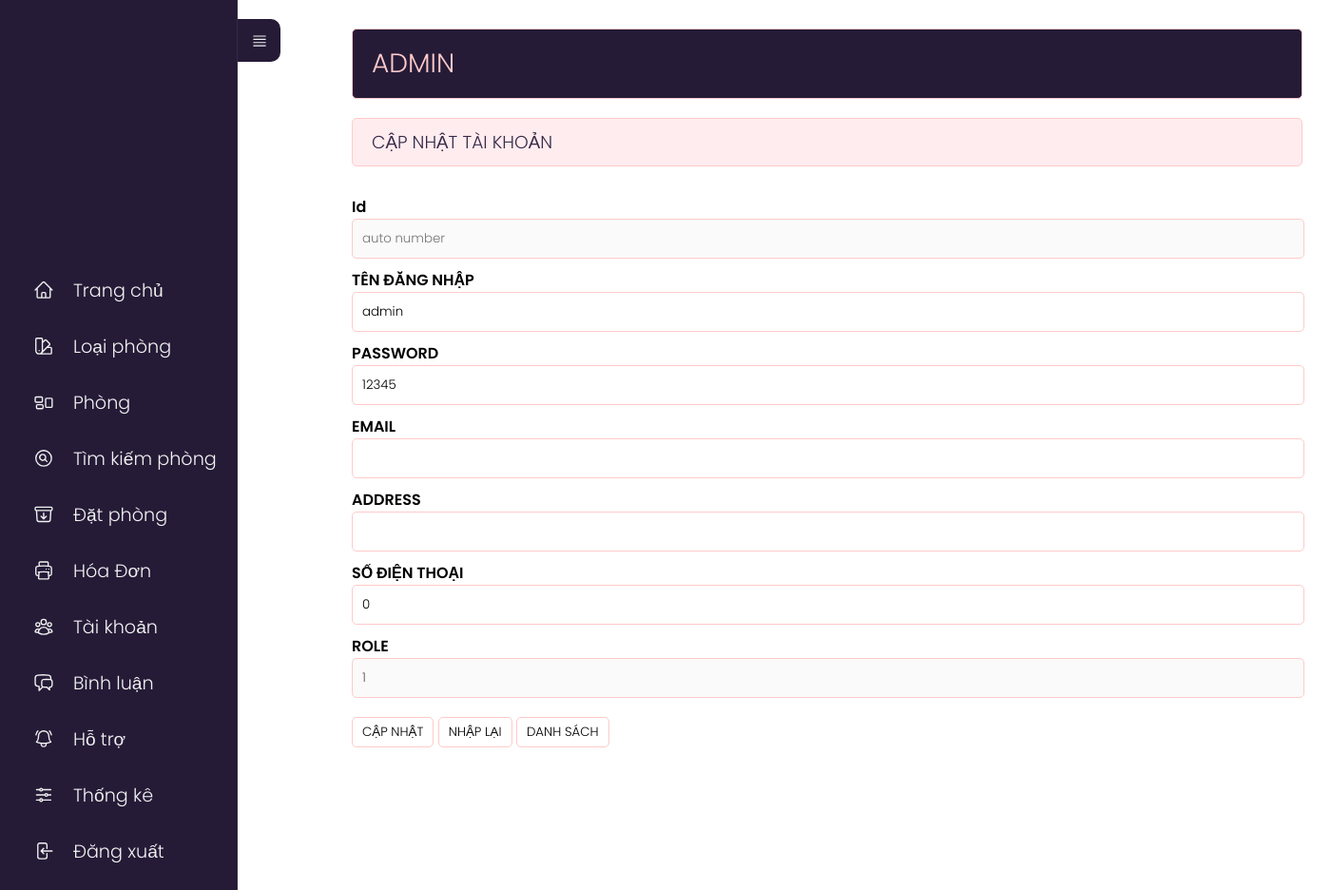
The app's page /admin/index.php?act=suatk&id=1, older data.
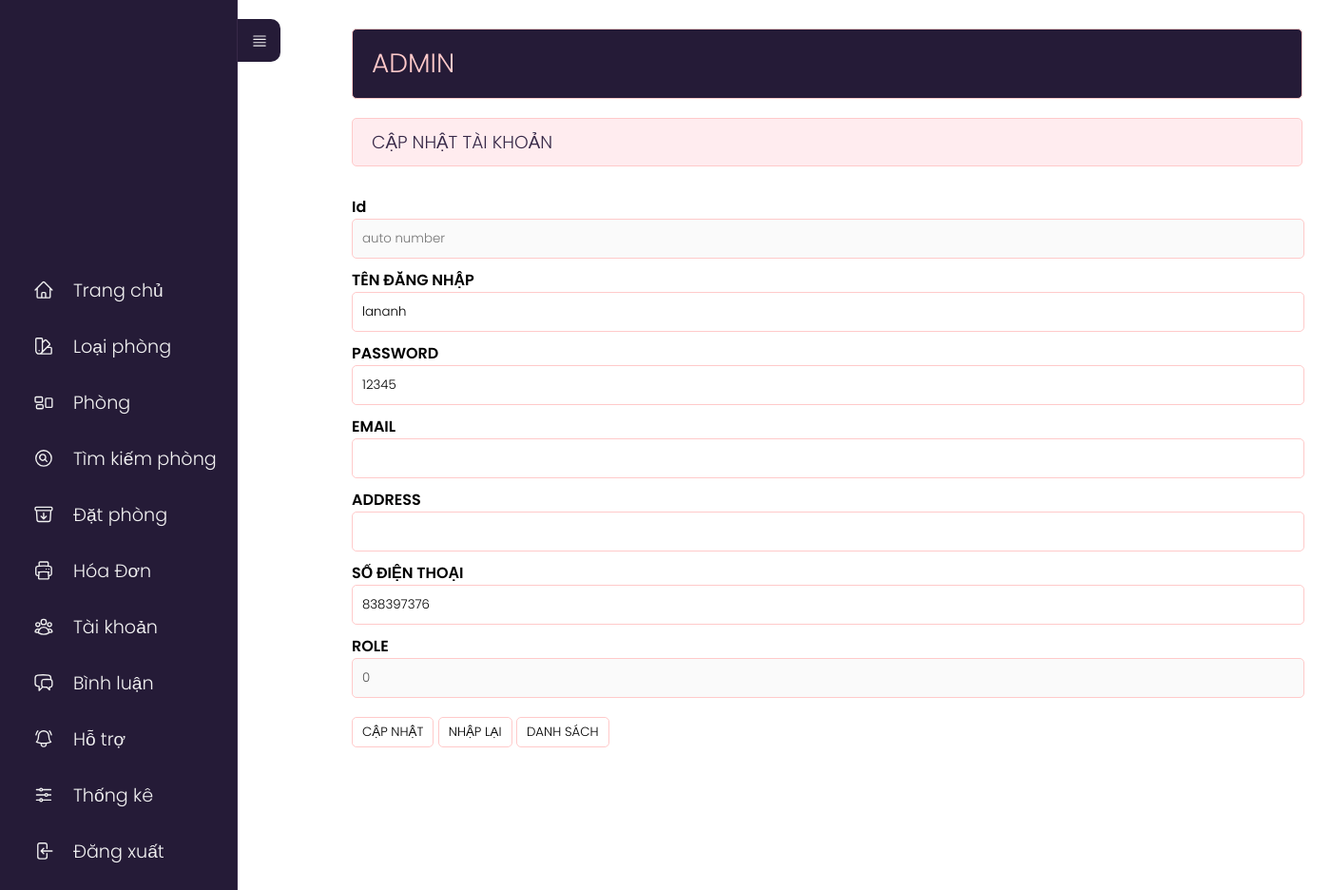
The same page, newer data.
### tables this page shows
CREATE TABLE `taikhoan` (
  `id_user` int(11) NOT NULL,
  `username` varchar(255) NOT NULL,
  `password` varchar(10) NOT NULL,
  `email` varchar(255) NOT NULL,
  `tel` int(10) NOT NULL,
  `address` varchar(255) NOT NULL,
  `role` tinyint(2) NOT NULL DEFAULT 0
);

### model/pdo.php (called while the page is built, shortened)
<?php
function pdo_get_connection(){
    $dburl = "mysql:host=localhost;dbname=khachsan;charset=utf8";
    $user = 'root';
    $password = '';
    $conn = new PDO($dburl, $user, $password);
    $conn->setAttribute(PDO::ATTR_ERRMODE, PDO::ERRMODE_EXCEPTION);
    return $conn;
}
function pdo_query_one($sql){
    $sql_args = array_slice(func_get_args(), 1);
    try{
        $conn = pdo_get_connection();
        $stmt = $conn->prepare($sql);
        $stmt->execute($sql_args);
        $row = $stmt->fetch(PDO::FETCH_ASSOC);
        return $row;
    }
    catch(PDOException $e){
        throw $e;
    }
    finally{
        unset($conn);
    }
}

### model/taikhoan.php (called while the page is built, shortened)
<?php
    function loadone_taikhoan($id){
        $sql="select * from taikhoan where id_user=".$id;
        $tk=pdo_query_one($sql);
        return $tk;
    }
?>

### admin/taikhoan/update.php (the view, shortened to what this page needs)
<?php
if (is_array($tk)) {
    extract($tk);
}
?>
<div class="row">
    <div class="row mb headeradmin" style="width:1000px;">
        <h1 style="padding: 15px 0;">ADMIN </h1>
    </div>
    <div class="row mb10 formtittle" style="width:1000px;">
        <h3>CẬP NHẬT TÀI KHOẢN</h3>
    </div>
    <div class="row formcontent">
        <form action="index.php?act=updatetk" method="post">
            <div class="row mb10">
                <label for="">Id</label><br>
                <input type="text" placeholder="auto number" name="id" style="width:292%;" disabled>
            </div>
            <div class="row mb10">
                <label for="">TÊN ĐĂNG NHẬP</label><br>
                <input type="text" name="user" style="width:292%;" value="<?php if (isset($username) && ($username != "")) echo $username; ?>">
            </div>
            <div class="row mb10">
                <label for="">PASSWORD</label><br>
                <input type="text" name="password" style="width:292%;" value="<?= $password ?>">
            </div>
            <div class="row mb10">
                <label for="">EMAIL</label><br>
                <input type="text" name="email" style="width:292%;" value="<?= $email ?>">
            </div>
            <div class="row mb10">
                <label for="">ADDRESS</label><br>
                <input type="text" name="address" style="width:292%;" value="<?= $address ?>">
            </div>
            <div class="row mb10">
                <label for="">SỐ ĐIỆN THOẠI</label><br>
                <input type="text" name="tel" style="width:292%;" value="<?= $tel ?>">
            </div>
            <div class="row mb10">
                <label for="">ROLE</label><br>
                <input type="text" name="role" style="width:292%;" value="<?= $role ?>" disabled>
            </div>
            <div class="row mb10" style="margin-top:10px;">
                <input type="submit" name="capnhat" value="CẬP NHẬT">
                <input type="reset" name="nhaplai" value="NHẬP LẠI">
                <a href="index.php?act=dskh"><input type="button" value="DANH SÁCH"></a>
            </div>
        </form>
    </div>
</div>
</div>

Row changes from the older to the newer data that the page shows:
changed taikhoan: user "admin" → "lananh"; tel "0" → "838397376"; role "1" → "0"
